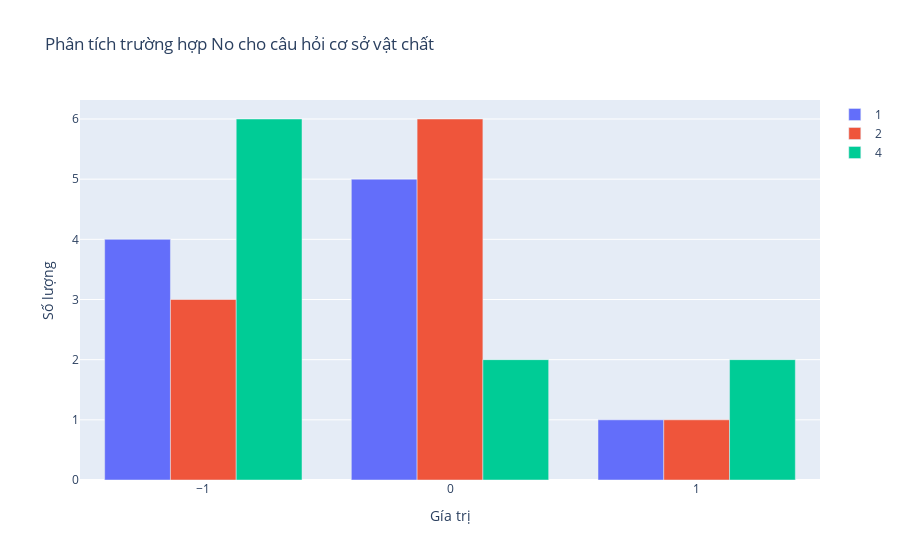

Write notebook code for a chart like this one.
### Code cell
al_0_c1 = data[data['5'] == 0]
al_0_c1 = al_0_c1[['1', '2', '4']]

fig = []
for i in al_0_c1.columns:
    df = al_0_c1[i].value_counts().to_frame().reset_index()
    # print(df)
    fig.append(
        
        go.Bar(
            x = df[i],
            y = df['count'],
            name = i,
            # text_auto='.s'
        )
    )
layout = go.Layout(
    title='Phân tích trường hợp No cho câu hỏi cơ sở vật chất',
    xaxis=dict(title='Gía trị'),
    yaxis=dict(title='Số lượng'),
    barmode='group'
)

# Vẽ biểu đồ và hiển thị
fig = go.Figure(data=fig, layout=layout)
iplot(fig)

### Figure 1 — Plotly figure (JSON) as saved in the notebook; plotly's stock layout.template omitted (floating-point values rounded to 4 significant figures)
{"data": [{"name": "1", "type": "bar", "x": [0, -1, 1], "y": [5, 4, 1]}, {"name": "2", "type": "bar", "x": [0, -1, 1], "y": [6, 3, 1]}, {"name": "4", "type": "bar", "x": [-1, 1, 0], "y": [6, 2, 2]}], "layout": {"barmode": "group", "title": {"text": "Phân tích trường hợp No cho câu hỏi cơ sở vật chất"}, "xaxis": {"title": {"text": "Gía trị"}}, "yaxis": {"title": {"text": "Số lượng"}}}}
